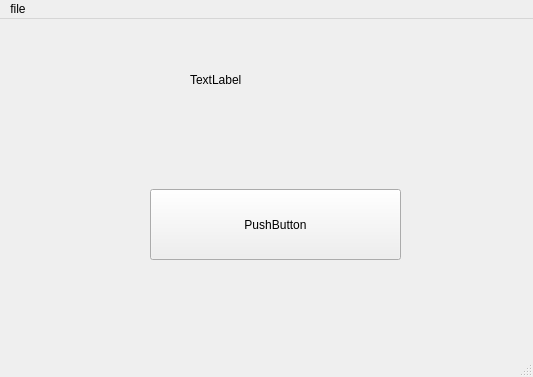
<?xml version="1.0" encoding="UTF-8"?>
<ui version="4.0">
 <class>MainWindow</class>
 <widget class="QMainWindow" name="MainWindow">
  <property name="geometry">
   <rect>
    <x>0</x>
    <y>0</y>
    <width>533</width>
    <height>377</height>
   </rect>
  </property>
  <property name="cursor">
   <cursorShape>ArrowCursor</cursorShape>
  </property>
  <property name="windowTitle">
   <string>MainWindow</string>
  </property>
  <widget class="QWidget" name="centralwidget">
   <widget class="QLabel" name="LABEL1">
    <property name="geometry">
     <rect>
      <x>190</x>
      <y>40</y>
      <width>151</width>
      <height>41</height>
     </rect>
    </property>
    <property name="cursor">
     <cursorShape>UpArrowCursor</cursorShape>
    </property>
    <property name="text">
     <string>TextLabel</string>
    </property>
   </widget>
   <widget class="QPushButton" name="BUTTON1">
    <property name="geometry">
     <rect>
      <x>150</x>
      <y>170</y>
      <width>251</width>
      <height>71</height>
     </rect>
    </property>
    <property name="text">
     <string>PushButton</string>
    </property>
   </widget>
  </widget>
  <widget class="QMenuBar" name="menubar">
   <property name="geometry">
    <rect>
     <x>0</x>
     <y>0</y>
     <width>533</width>
     <height>21</height>
    </rect>
   </property>
   <widget class="QMenu" name="menufile">
    <property name="title">
     <string>file</string>
    </property>
   </widget>
   <addaction name="menufile"/>
  </widget>
  <widget class="QStatusBar" name="statusbar"/>
 </widget>
 <resources/>
 <connections/>
</ui>
